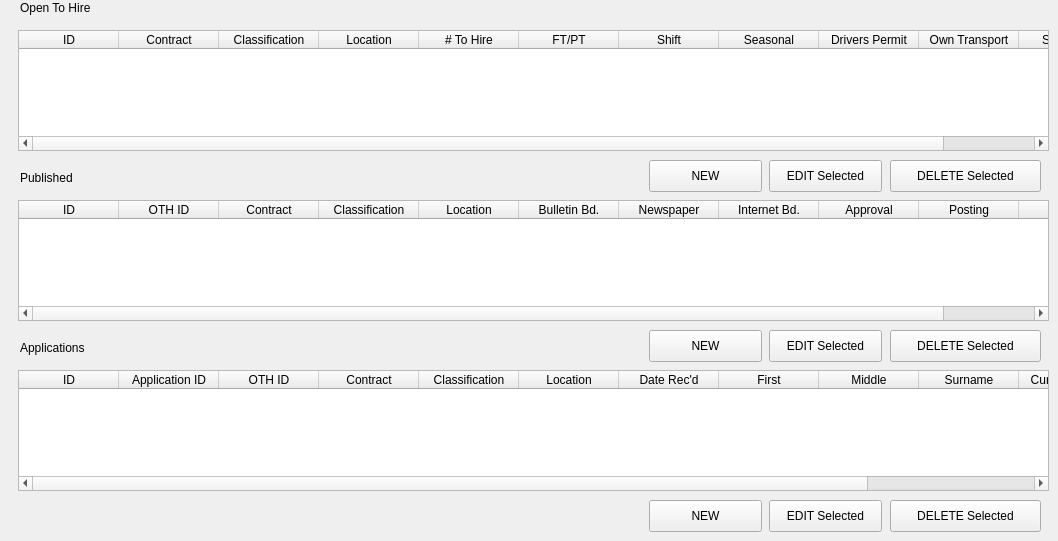
        <widget class="QWidget" name="hrRRecruitingFindTab">
         <attribute name="title">
          <string>Find</string>
         </attribute>
         <widget class="QPushButton" name="deleteOTHPushButton">
          <property name="geometry">
           <rect>
            <x>890</x>
            <y>160</y>
            <width>151</width>
            <height>32</height>
           </rect>
          </property>
          <property name="text">
           <string>DELETE Selected</string>
          </property>
         </widget>
         <widget class="QPushButton" name="editOTHPushButton">
          <property name="geometry">
           <rect>
            <x>769</x>
            <y>160</y>
            <width>113</width>
            <height>32</height>
           </rect>
          </property>
          <property name="text">
           <string>EDIT Selected</string>
          </property>
         </widget>
         <widget class="QTableWidget" name="openToHireTableWidget">
          <property name="geometry">
           <rect>
            <x>18</x>
            <y>30</y>
            <width>1031</width>
            <height>121</height>
           </rect>
          </property>
          <column>
           <property name="text">
            <string>ID</string>
           </property>
          </column>
          <column>
           <property name="text">
            <string>Contract</string>
           </property>
          </column>
          <column>
           <property name="text">
            <string>Classification</string>
           </property>
          </column>
          <column>
           <property name="text">
            <string>Location</string>
           </property>
          </column>
          <column>
           <property name="text">
            <string># To Hire</string>
           </property>
          </column>
          <column>
           <property name="text">
            <string>FT/PT</string>
           </property>
          </column>
          <column>
           <property name="text">
            <string>Shift</string>
           </property>
          </column>
          <column>
           <property name="text">
            <string>Seasonal</string>
           </property>
          </column>
          <column>
           <property name="text">
            <string>Drivers Permit</string>
           </property>
          </column>
          <column>
           <property name="text">
            <string>Own Transport</string>
           </property>
          </column>
          <column>
           <property name="text">
            <string>Start Date</string>
           </property>
          </column>
         </widget>
         <widget class="QPushButton" name="newOTHPushButton">
          <property name="geometry">
           <rect>
            <x>649</x>
            <y>160</y>
            <width>113</width>
            <height>32</height>
           </rect>
          </property>
          <property name="text">
           <string>NEW</string>
          </property>
         </widget>
         <widget class="QLabel" name="openToHireTableLabel">
          <property name="geometry">
           <rect>
            <x>20</x>
            <y>0</y>
            <width>191</width>
            <height>16</height>
           </rect>
          </property>
          <property name="text">
           <string>Open To Hire</string>
          </property>
         </widget>
         <widget class="QPushButton" name="deletePubPushButton">
          <property name="geometry">
           <rect>
            <x>890</x>
            <y>330</y>
            <width>151</width>
            <height>32</height>
           </rect>
          </property>
          <property name="text">
           <string>DELETE Selected</string>
          </property>
         </widget>
         <widget class="QTableWidget" name="publishedTableWidget">
          <property name="geometry">
           <rect>
            <x>18</x>
            <y>200</y>
            <width>1031</width>
            <height>121</height>
           </rect>
          </property>
          <column>
           <property name="text">
            <string>ID</string>
           </property>
          </column>
          <column>
           <property name="text">
            <string>OTH ID</string>
           </property>
          </column>
          <column>
           <property name="text">
            <string>Contract</string>
           </property>
          </column>
          <column>
           <property name="text">
            <string>Classification</string>
           </property>
          </column>
          <column>
           <property name="text">
            <string>Location</string>
           </property>
          </column>
          <column>
           <property name="text">
            <string>Bulletin Bd.</string>
           </property>
          </column>
          <column>
           <property name="text">
            <string>Newspaper</string>
           </property>
          </column>
          <column>
           <property name="text">
            <string>Internet Bd.</string>
           </property>
          </column>
          <column>
           <property name="text">
            <string>Approval</string>
           </property>
          </column>
          <column>
           <property name="text">
            <string>Posting</string>
           </property>
          </column>
          <column>
           <property name="text">
            <string>Cutoff</string>
           </property>
          </column>
         </widget>
         <widget class="QLabel" name="publicationTableLabel">
          <property name="geometry">
           <rect>
            <x>20</x>
            <y>170</y>
            <width>191</width>
            <height>16</height>
           </rect>
          </property>
          <property name="text">
           <string>Published</string>
          </property>
         </widget>
         <widget class="QPushButton" name="newPubPushButton">
          <property name="geometry">
           <rect>
            <x>649</x>
            <y>330</y>
            <width>113</width>
            <height>32</height>
           </rect>
          </property>
          <property name="text">
           <string>NEW</string>
          </property>
         </widget>
         <widget class="QPushButton" name="editPubPushButton">
          <property name="geometry">
           <rect>
            <x>769</x>
            <y>330</y>
            <width>113</width>
            <height>32</height>
           </rect>
          </property>
          <property name="text">
           <string>EDIT Selected</string>
          </property>
         </widget>
         <widget class="QPushButton" name="deleteAppPushButton">
          <property name="geometry">
           <rect>
            <x>890</x>
            <y>500</y>
            <width>151</width>
            <height>32</height>
           </rect>
          </property>
          <property name="text">
           <string>DELETE Selected</string>
          </property>
         </widget>
         <widget class="QTableWidget" name="applicationsTableWidget">
          <property name="geometry">
           <rect>
            <x>18</x>
            <y>370</y>
            <width>1031</width>
            <height>121</height>
           </rect>
          </property>
          <column>
           <property name="text">
            <string>ID</string>
           </property>
          </column>
          <column>
           <property name="text">
            <string>Application ID</string>
           </property>
          </column>
          <column>
           <property name="text">
            <string>OTH ID</string>
           </property>
          </column>
          <column>
           <property name="text">
            <string>Contract</string>
           </property>
          </column>
          <column>
           <property name="text">
            <string>Classification</string>
           </property>
          </column>
          <column>
           <property name="text">
            <string>Location</string>
           </property>
          </column>
          <column>
           <property name="text">
            <string>Date Rec'd</string>
           </property>
          </column>
          <column>
           <property name="text">
            <string>First</string>
           </property>
          </column>
          <column>
           <property name="text">
            <string>Middle</string>
           </property>
          </column>
          <column>
           <property name="text">
            <string>Surname</string>
           </property>
          </column>
          <column>
           <property name="text">
            <string>Current Class.</string>
           </property>
          </column>
          <column>
           <property name="text">
            <string>Criminal Record</string>
           </property>
          </column>
         </widget>
         <widget class="QPushButton" name="newAppPushButton">
          <property name="geometry">
           <rect>
            <x>649</x>
            <y>500</y>
            <width>113</width>
            <height>32</height>
           </rect>
          </property>
          <property name="text">
           <string>NEW</string>
          </property>
         </widget>
         <widget class="QLabel" name="applicationsTableLabel">
          <property name="geometry">
           <rect>
            <x>20</x>
            <y>340</y>
            <width>191</width>
            <height>16</height>
           </rect>
          </property>
          <property name="text">
           <string>Applications</string>
          </property>
         </widget>
         <widget class="QPushButton" name="editAppPushButton">
          <property name="geometry">
           <rect>
            <x>769</x>
            <y>500</y>
            <width>113</width>
            <height>32</height>
           </rect>
          </property>
          <property name="text">
           <string>EDIT Selected</string>
          </property>
         </widget>
        </widget>
